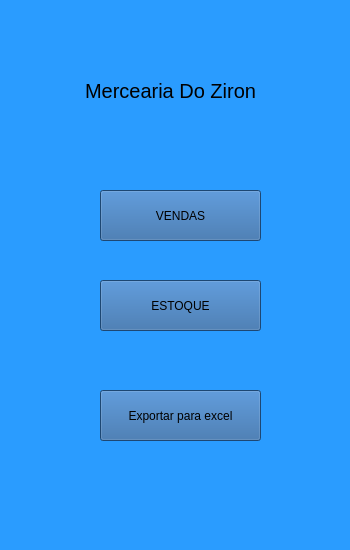
<?xml version="1.0" encoding="UTF-8"?>
<ui version="4.0">
 <class>Mercearia_do_Ziron</class>
 <widget class="QMainWindow" name="Mercearia_do_Ziron">
  <property name="geometry">
   <rect>
    <x>0</x>
    <y>0</y>
    <width>350</width>
    <height>550</height>
   </rect>
  </property>
  <property name="minimumSize">
   <size>
    <width>350</width>
    <height>550</height>
   </size>
  </property>
  <property name="maximumSize">
   <size>
    <width>350</width>
    <height>550</height>
   </size>
  </property>
  <property name="windowTitle">
   <string>Mercearia do Ziron</string>
  </property>
  <property name="windowIcon">
   <iconset>
    <normaloff>imagens\favicon.ico</normaloff>imagens\favicon.ico</iconset>
  </property>
  <widget class="QWidget" name="menu_principal">
   <property name="font">
    <font>
     <family>MS Shell Dlg 2</family>
    </font>
   </property>
   <layout class="QVBoxLayout" name="verticalLayout">
    <property name="spacing">
     <number>0</number>
    </property>
    <property name="leftMargin">
     <number>0</number>
    </property>
    <property name="topMargin">
     <number>0</number>
    </property>
    <property name="rightMargin">
     <number>0</number>
    </property>
    <property name="bottomMargin">
     <number>0</number>
    </property>
    <item>
     <widget class="QFrame" name="main">
      <property name="styleSheet">
       <string notr="true">background-color: rgb(42, 156, 255);</string>
      </property>
      <property name="frameShape">
       <enum>QFrame::NoFrame</enum>
      </property>
      <property name="frameShadow">
       <enum>QFrame::Raised</enum>
      </property>
      <property name="lineWidth">
       <number>0</number>
      </property>
      <widget class="QPushButton" name="button_vendas">
       <property name="geometry">
        <rect>
         <x>100</x>
         <y>190</y>
         <width>161</width>
         <height>51</height>
        </rect>
       </property>
       <property name="cursor">
        <cursorShape>ArrowCursor</cursorShape>
       </property>
       <property name="styleSheet">
        <string notr="true">background-color: rgb(41, 99, 161);</string>
       </property>
       <property name="text">
        <string>VENDAS</string>
       </property>
      </widget>
      <widget class="QPushButton" name="button_estoque">
       <property name="geometry">
        <rect>
         <x>100</x>
         <y>280</y>
         <width>161</width>
         <height>51</height>
        </rect>
       </property>
       <property name="cursor">
        <cursorShape>ArrowCursor</cursorShape>
       </property>
       <property name="styleSheet">
        <string notr="true">background-color: rgb(41, 99, 161);</string>
       </property>
       <property name="text">
        <string>ESTOQUE</string>
       </property>
      </widget>
      <widget class="QPushButton" name="button_exportar">
       <property name="geometry">
        <rect>
         <x>100</x>
         <y>390</y>
         <width>161</width>
         <height>51</height>
        </rect>
       </property>
       <property name="cursor">
        <cursorShape>ArrowCursor</cursorShape>
       </property>
       <property name="styleSheet">
        <string notr="true">background-color: rgb(41, 99, 161);</string>
       </property>
       <property name="text">
        <string>Exportar para excel</string>
       </property>
      </widget>
      <widget class="QLabel" name="label">
       <property name="geometry">
        <rect>
         <x>60</x>
         <y>50</y>
         <width>221</width>
         <height>81</height>
        </rect>
       </property>
       <property name="font">
        <font>
         <family>MS Shell Dlg 2</family>
         <pointsize>15</pointsize>
        </font>
       </property>
       <property name="text">
        <string>Mercearia Do Ziron</string>
       </property>
       <property name="alignment">
        <set>Qt::AlignCenter</set>
       </property>
      </widget>
     </widget>
    </item>
   </layout>
  </widget>
 </widget>
 <resources/>
 <connections/>
</ui>
